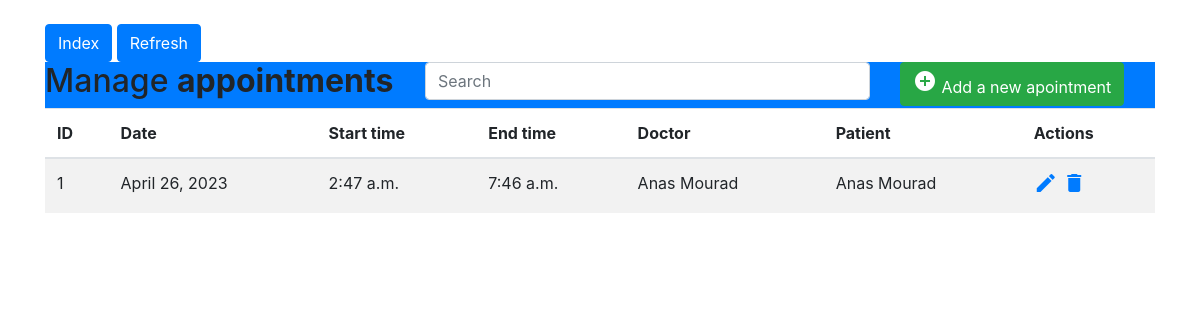
The app's page /appointments/ with its own data.
### hospital/models.py (models this page shows)
class Appointment(models.Model):
    date = models.DateField()
    start_time = models.TimeField()
    end_time = models.TimeField()
    doctor = models.ForeignKey(Doctor, on_delete=models.CASCADE)
    patient = models.ForeignKey(Patient, on_delete=models.CASCADE)

class Doctor(models.Model):
    first_name = models.CharField(max_length=30)
    last_name = models.CharField(max_length=30)
    field = models.CharField(max_length=20)
    email = models.EmailField()
    phone = models.CharField(max_length=20)

class Patient(models.Model):
    first_name = models.CharField(max_length=30)
    last_name = models.CharField(max_length=30)
    illness = models.CharField(max_length=20)
    birthday = models.DateField()
    email = models.EmailField()
    phone = models.CharField(max_length=20)

### hospital/views.py (the view, shortened to what this page needs)
# urls.py: path('appointments/', appointments, name='appointments'),
def appointments(request):
    appointments = Appointment.objects.all()
    query = request.GET.get('q')
    paginator = Paginator(appointments, 10)
    page_number = request.GET.get('page')
    page_obj = paginator.get_page(page_number)
    context = {
        'appointments': page_obj
    }
    return render(request, 'appointments/appointments.html', context)

### hospital/templates/appointments/appointments.html (shortened to what this page needs)
{% extends "base.html" %}
{% block content %}
<div class="container-xl">
	<a href="{% url 'index' %}" class="btn btn-primary mt-4">Index</a>
    <a href="{% url 'appointments' %}" class="btn btn-primary mt-4">Refresh</a>
	<div class="table-responsive">
		<div class="table-wrapper">
			<div class="table-title bg-primary">
				<div class="row">
					<div class="col-sm-4">
						<h2>Manage <b>appointments</b></h2>
					</div>
					<div class="col-sm-5">
						<form class="form my-2 my-lg-0" method="get" action="{% url 'appointments' %}">
							<input class="form-control mr-sm-2" type="search" placeholder="Search" aria-label="Search" name="q" value="{{ query }}">
						</form>
					</div>
					<div class="col-sm-3">
						<a href="{% url 'add_appointment' %}" class="btn btn-success"><i class="material-icons">&#xE147;</i> <span>Add a new apointment</span></a>
					</div>
				</div>
			</div>
			<table class="table table-striped table-hover">
				<thead>
					<tr>
                        <th>ID</th>
						<th>Date</th>
						<th>Start time</th>
						<th>End time</th>
						<th>Doctor</th>
						<th>Patient</th>
                        <th>Actions</th>
					</tr>
				</thead>
				<tbody>
					{% for appointment in appointments %}
					<tr>
                        <td>{{appointment.id}}</td>
						<td>{{appointment.date}}</td>
						<td>{{appointment.start_time}}</td>
						<td>{{appointment.end_time}}</td>
                        <td>{{appointment.doctor.first_name}} {{appointment.doctor.last_name}}</td>
                        <td>{{appointment.patient.first_name}} {{appointment.patient.last_name}}</td>
						<td>
							<a href="{% url 'edit_appointment' appointment.pk %}" class="edit"><i class="material-icons" title="Edit">&#xE254;</i></a>
							<a href="{% url 'delete_appointment' appointment.pk %}" class="delete" onclick="return confirm('Confirm appointment deletion.\nThis action cannot be undone!')"><i class="material-icons" title="Delete">&#xE872;</i></a>
						</td>
					</tr>
					{% endfor %}
				</tbody>
			</table>
		</div>
	</div>
</div>
{% endblock %}

### records on screen
Appointment: id "1", date "April 26, 2023", start_time "2:47 a.m.", end_time "7:46 a.m.", doctor.first_name "Anas", doctor.last_name "Mourad", patient.first_name "Anas", patient.last_name "Mourad"
